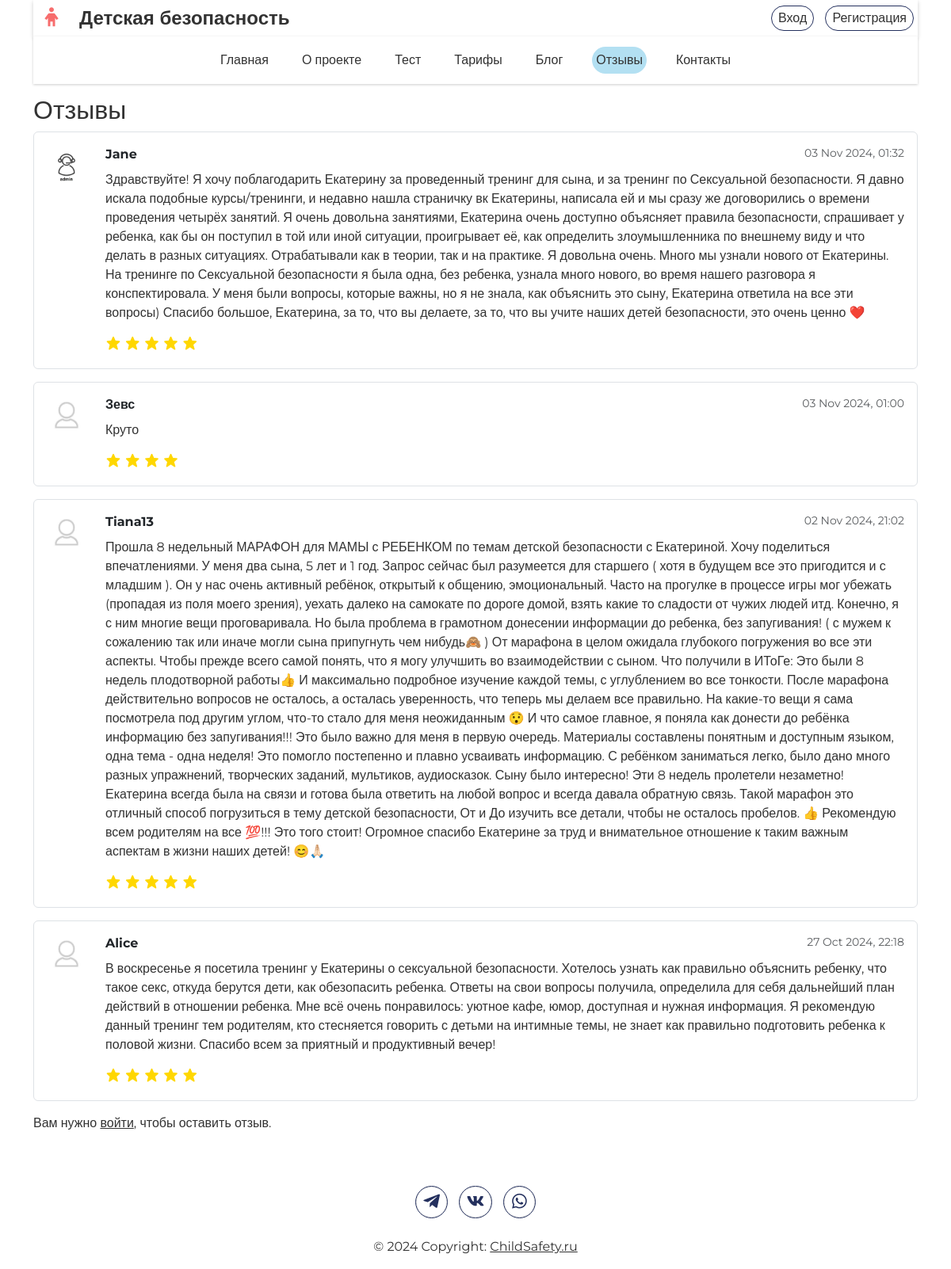
The app's page /reviews/ with its own data.
### review/models.py (models this page shows, shortened)
class Review(models.Model):
    user=models.OneToOneField(User,on_delete=models.CASCADE)
    rating=models.IntegerField(validators=[MinValueValidator(1), MaxValueValidator(5)])
    review=models.TextField()
    date_posted=models.DateTimeField(default=timezone.now)

### users/models.py (models this page shows, shortened)
class Profile(models.Model):
    user = models.OneToOneField(User, on_delete=models.CASCADE)
    image = models.ImageField(default='default.jpg', upload_to='profile_pics')
    can_create_posts = models.BooleanField(default=False)

### review/views.py (the view, shortened to what this page needs)
# urls.py: path('', ReviewListView.as_view(), name='review-reviews'),
class ReviewListView(ListView):
    model = Review
    template_name = 'review/reviews.html'
    context_object_name = 'reviews'
    ordering = ['-date_posted']
    paginate_by = 10
    def get_context_data(self, **kwargs):
        context = super().get_context_data(**kwargs)
        context['review_form'] = ReviewForm()
        context['active_page'] = 'reviews'
        if self.request.user.is_authenticated:
            context['user_has_review'] = Review.objects.filter(user=self.request.user).exists()
        else:
            context['user_has_review'] = False  # У анонимных пользователей нет отзывов
        return context

### review/templates/review/reviews.html (shortened to what this page needs)
{% extends "blog/base.html" %}
{% block content %}
    <section class="reviews">
        <div class="review-title">
            <h1>Отзывы</h1>
        </div>
        <div id="review-list">
            {% for review in reviews %}
                <div class="review mb-3">
                    <div class="review border p-3 rounded">
                        <div class="row align-items-center">
                            <div class="col-auto align-self-start">
                                <img class="rounded-circle" src="{{ review.user.profile.image.url }}"
                                     alt="Image of {{ review.user.username }}" style="width: 50px; height: 50px;">
                            </div>
                            <div class="col">
                                <div class="d-flex justify-content-between">
                                    <strong>{{ review.user.username }}</strong>
                                    <small class="text-muted">{{ review.date_posted|date:"d M Y, H:i" }}</small>
                                </div>
                                <p class="review-body mt-2">{{ review.review }}</p>
                                <div class="review-rating">
                                    {% for star in "★★★★★" %}
                                        <i class="{% if forloop.counter <= review.rating %}bx bxs-star{% else %}bx bxs-star-empty{% endif %}"></i>
                                    {% endfor %}
                                </div>
                            </div>
                        </div>
                    </div>
                </div>
            {% empty %}
                <p>Отзывов пока нет. Вы можете быть первым!</p>
            {% endfor %}
        </div>
        {% if user.is_authenticated %}
            {% if not user_has_review %}
                <form id="review-form" method="POST">
                    {% csrf_token %}
                    {{ review_form.as_p }}
                    <button type="submit" class="btn btn-sm">Добавить отзыв</button>
                </form>
            {% else %}
                <p>Вы уже оставили отзыв.</p>
            {% endif %}
        {% else %}
            <p>Вам нужно <a href="{% url 'login' %}">войти</a>, чтобы оставить отзыв.</p>
        {% endif %}
    </section>
{% endblock content %}

### blog/static/blog/main.css (style rules this page uses)
html { height: 100%; margin: 0; font-family: sans-serif; line-height: 1.15; font-size: 16px; -webkit-text-size-adjust: 100%; -webkit-tap-highlight-color: rgba(0, 0, 0, 0); }
article, aside, figcaption, figure, footer, header, main, nav, section { display: block; }
body { display: flex; flex-direction: column; margin: 0; font-family: 'Montserrat', sans-serif; font-size: 1rem; font-weight: 400; line-height: 1.5; color: #212529; text-align: left; background-color: #fff; }
h1, p, li { color: #323232; }
h1 { font-size: 1.25rem; }
p { font-size: 1rem; }
.footer-copyright p, a { font-size: 16px; line-height: 1.5; color: #323232; margin: 0; }
.review-title h1 { font-size: 2rem; }
.review-rating i { color: gold; font-size: 20px; }
* { box-sizing: border-box; }

### records on screen
Review: user.profile.image (picture), user.username "Jane", date_posted "03 Nov 2024, 01:32", review "Здравствуйте! Я хочу поблагодарить Екатерину за проведенный тренинг для сына, и за тренинг по Сексуальной безопасности. Я давно искала подобные курсы/тренинги, и недавно нашла страничку вк Екатерины, написала ей и мы сразу же договорились о времени проведения четырёх занятий. Я очень довольна занятиями, Екатерина очень доступно объясняет правила безопасности, спрашивает у ребенка, как бы он поступил в той или иной ситуации, проигрывает её, как определить злоумышленника по внешнему виду и что делать в разных ситуациях. Отрабатывали как в теории, так и на практике. Я довольна очень. Много мы узнали нового от Екатерины. На тренинге по Сексуальной безопасности я была одна, без ребенка, узнала…", rating 5 (drawn)
Review: user.profile.image (placeholder picture), user.username "Зевс", date_posted "03 Nov 2024, 01:00", review "Круто", rating 4 (drawn)
Review: user.profile.image (placeholder picture), user.username "Tiana13", date_posted "02 Nov 2024, 21:02", review "Прошла 8 недельный МАРАФОН для МАМЫ с РЕБЕНКОМ по темам детской безопасности с Екатериной. Хочу поделиться впечатлениями. У меня два сына, 5 лет и 1 год. Запрос сейчас был разумеется для старшего ( хотя в будущем все это пригодится и с младшим ). Он у нас очень активный ребёнок, открытый к общению, эмоциональный. Часто на прогулке в процессе игры мог убежать (пропадая из поля моего зрения), уехать далеко на самокате по дороге домой, взять какие то сладости от чужих людей итд. Конечно, я с ним многие вещи проговаривала. Но была проблема в грамотном донесении информации до ребенка, без запугивания! ( с мужем к сожалению так или иначе могли сына припугнуть чем нибудь🙈 ) От марафона в целом…", rating 5 (drawn)
Review: user.profile.image (placeholder picture), user.username "Alice", date_posted "27 Oct 2024, 22:18", review "В воскресенье я посетила тренинг у Екатерины о сексуальной безопасности. Хотелось узнать как правильно объяснить ребенку, что такое секс, откуда берутся дети, как обезопасить ребенка. Ответы на свои вопросы получила, определила для себя дальнейший план действий в отношении ребенка. Мне всё очень понравилось: уютное кафе, юмор, доступная и нужная информация. Я рекомендую данный тренинг тем родителям, кто стесняется говорить с детьми на интимные темы, не знает как правильно подготовить ребенка к половой жизни. Спасибо всем за приятный и продуктивный вечер!", rating 5 (drawn)
